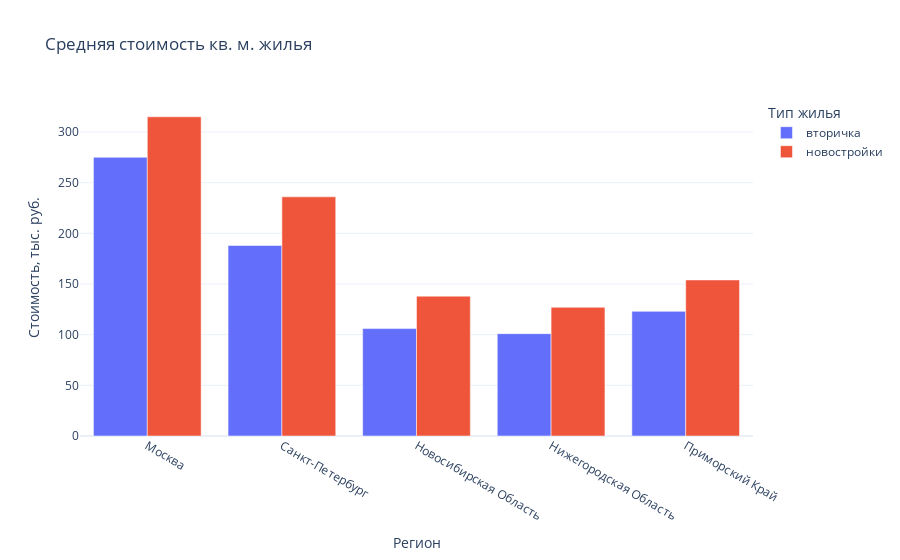

Notebook cell for this chart:
### Code cell
px.bar(
    df_to_px,
    x = 'Регион',
    y = 'Стоимость, тыс. руб.',
    color = 'Тип жилья',
    barmode = 'group',
    title = 'Средняя стоимость кв. м. жилья'
)

### Figure 1 — Plotly figure (JSON) as saved in the notebook; plotly's stock layout.template omitted (floating-point values rounded to 4 significant figures)
{"data": [{"alignmentgroup": "True", "hovertemplate": "Тип жилья=вторичка<br>Регион=%{x}<br>Стоимость, тыс. руб.=%{y}<extra></extra>", "legendgroup": "вторичка", "marker": {"color": "#636efa", "pattern": {"shape": ""}}, "name": "вторичка", "offsetgroup": "вторичка", "orientation": "v", "showlegend": true, "textposition": "auto", "type": "bar", "x": ["Москва", "Санкт-Петербург", "Новосибирская Область", "Нижегородская Область", "Приморский Край"], "xaxis": "x", "y": [275, 188, 106, 101, 123], "yaxis": "y"}, {"alignmentgroup": "True", "hovertemplate": "Тип жилья=новостройки<br>Регион=%{x}<br>Стоимость, тыс. руб.=%{y}<extra></extra>", "legendgroup": "новостройки", "marker": {"color": "#EF553B", "pattern": {"shape": ""}}, "name": "новостройки", "offsetgroup": "новостройки", "orientation": "v", "showlegend": true, "textposition": "auto", "type": "bar", "x": ["Москва", "Санкт-Петербург", "Новосибирская Область", "Нижегородская Область", "Приморский Край"], "xaxis": "x", "y": [315, 236, 138, 127, 154], "yaxis": "y"}], "layout": {"barmode": "group", "legend": {"title": {"text": "Тип жилья"}, "tracegroupgap": 0}, "title": {"text": "Средняя стоимость кв. м. жилья"}, "xaxis": {"anchor": "y", "domain": [0, 1], "title": {"text": "Регион"}}, "yaxis": {"anchor": "x", "domain": [0, 1], "title": {"text": "Стоимость, тыс. руб."}}}}
